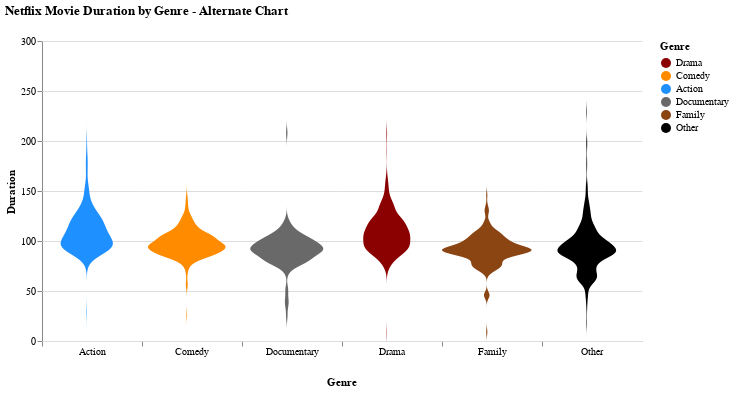

Notebook source saved alongside this figure:
### Code cell
alt.Chart(df).transform_density(
    'Duration',
    as_=['Duration', 'density'],
    extent=[0,300],
    groupby=['Genre']
).mark_area(orient='horizontal').encode(
    y='Duration:Q',
    color=alt.Color('Genre',
                    sort=['Drama','Comedy','Action','Documentary','Family','Other'],
                    scale=alt.Scale(domain=['Drama','Comedy','Action','Documentary','Family','Other'],
                                    range=['darkred', 'darkorange','dodgerblue','dimgrey','saddlebrown','black'])),
    x=alt.X(
        'density:Q',
        stack='center',
        impute=None,
        title=None,
        axis=alt.Axis(labels=False, values=[0],grid=False, ticks=True),
    ),
    column=alt.Column(
        'Genre:N',
        header=alt.Header(
            titleOrient='bottom',
            labelOrient='bottom',
            labelPadding=0,
        ),
    )
).properties(
    title={
        "text": ["Netflix Movie Duration by Genre - Alternate Chart"], 
        "subtitle": [""]
    },
    width = 100
).configure_facet(
    spacing=0
).configure_view(
    stroke=None
)

### Figure 1 — Vega-Lite specification as saved in the notebook (floating-point values rounded to 4 significant figures; data arrays with more than 128 entries replaced by an {"elided": "..."} marker saying what was removed)
{"config": {"view": {"continuousWidth": 400, "continuousHeight": 300, "stroke": null}, "facet": {"spacing": 0}}, "data": {"name": "data-27d54ae05dbeb887b029f17367e69eb0"}, "mark": {"type": "area", "orient": "horizontal"}, "encoding": {"color": {"type": "nominal", "field": "Genre", "scale": {"domain": ["Drama", "Comedy", "Action", "Documentary", "Family", "Other"], "range": ["darkred", "darkorange", "dodgerblue", "dimgrey", "saddlebrown", "black"]}, "sort": ["Drama", "Comedy", "Action", "Documentary", "Family", "Other"]}, "column": {"type": "nominal", "field": "Genre", "header": {"labelOrient": "bottom", "labelPadding": 0, "titleOrient": "bottom"}}, "x": {"type": "quantitative", "axis": {"grid": false, "labels": false, "ticks": true, "values": [0]}, "field": "density", "impute": null, "stack": "center", "title": null}, "y": {"type": "quantitative", "field": "Duration"}}, "title": {"text": ["Netflix Movie Duration by Genre - Alternate Chart"], "subtitle": [""]}, "transform": [{"density": "Duration", "extent": [0, 300], "groupby": ["Genre"], "as": ["Duration", "density"]}], "width": 100, "$schema": "https://vega.github.io/schema/vega-lite/v4.8.1.json", "datasets": {"data-27d54ae05dbeb887b029f17367e69eb0": {"elided": "1885 records"}}}
